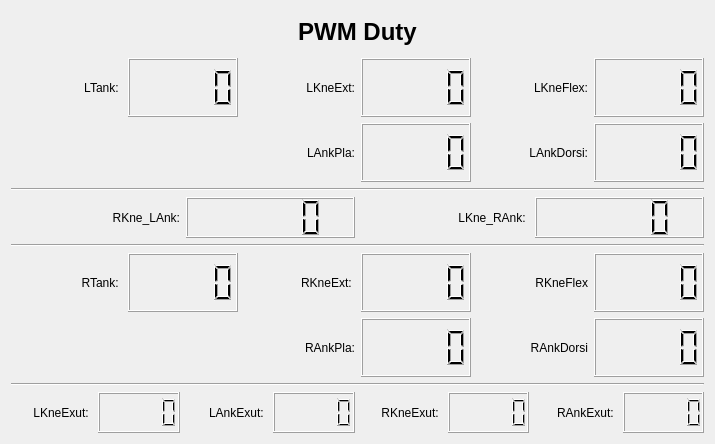
<?xml version="1.0" encoding="UTF-8"?>
<ui version="4.0">
 <class>PWM_Value_window</class>
 <widget class="QWidget" name="PWM_Value_window">
  <property name="geometry">
   <rect>
    <x>0</x>
    <y>0</y>
    <width>715</width>
    <height>444</height>
   </rect>
  </property>
  <property name="windowTitle">
   <string>Form</string>
  </property>
  <layout class="QVBoxLayout" name="verticalLayout" stretch="1,3,0,1,0,3,0,1">
   <item>
    <widget class="QLabel" name="label_16">
     <property name="font">
      <font>
       <pointsize>18</pointsize>
       <weight>75</weight>
       <bold>true</bold>
      </font>
     </property>
     <property name="text">
      <string>PWM Duty</string>
     </property>
     <property name="alignment">
      <set>Qt::AlignCenter</set>
     </property>
    </widget>
   </item>
   <item>
    <layout class="QGridLayout" name="gridLayout">
     <item row="0" column="1">
      <widget class="QLCDNumber" name="lcd_ltank"/>
     </item>
     <item row="0" column="5">
      <widget class="QLCDNumber" name="lcd_lkne_flex"/>
     </item>
     <item row="0" column="0">
      <widget class="QLabel" name="label">
       <property name="text">
        <string>LTank: </string>
       </property>
       <property name="alignment">
        <set>Qt::AlignRight|Qt::AlignTrailing|Qt::AlignVCenter</set>
       </property>
      </widget>
     </item>
     <item row="0" column="3">
      <widget class="QLCDNumber" name="lcd_lkne_ext"/>
     </item>
     <item row="0" column="4">
      <widget class="QLabel" name="label_9">
       <property name="text">
        <string>LKneFlex:</string>
       </property>
       <property name="alignment">
        <set>Qt::AlignRight|Qt::AlignTrailing|Qt::AlignVCenter</set>
       </property>
      </widget>
     </item>
     <item row="0" column="2">
      <widget class="QLabel" name="label_2">
       <property name="text">
        <string>LKneExt:</string>
       </property>
       <property name="alignment">
        <set>Qt::AlignRight|Qt::AlignTrailing|Qt::AlignVCenter</set>
       </property>
      </widget>
     </item>
     <item row="1" column="2">
      <widget class="QLabel" name="label_4">
       <property name="text">
        <string>LAnkPla:</string>
       </property>
       <property name="alignment">
        <set>Qt::AlignRight|Qt::AlignTrailing|Qt::AlignVCenter</set>
       </property>
      </widget>
     </item>
     <item row="1" column="3">
      <widget class="QLCDNumber" name="lcd_lank_pla"/>
     </item>
     <item row="1" column="4">
      <widget class="QLabel" name="label_12">
       <property name="text">
        <string>LAnkDorsi:</string>
       </property>
       <property name="alignment">
        <set>Qt::AlignRight|Qt::AlignTrailing|Qt::AlignVCenter</set>
       </property>
      </widget>
     </item>
     <item row="1" column="5">
      <widget class="QLCDNumber" name="lcd_lank_dor"/>
     </item>
    </layout>
   </item>
   <item>
    <widget class="Line" name="line">
     <property name="orientation">
      <enum>Qt::Horizontal</enum>
     </property>
    </widget>
   </item>
   <item>
    <layout class="QHBoxLayout" name="horizontalLayout_2">
     <item>
      <widget class="QLabel" name="label_13">
       <property name="text">
        <string>RKne_LAnk:</string>
       </property>
       <property name="alignment">
        <set>Qt::AlignRight|Qt::AlignTrailing|Qt::AlignVCenter</set>
       </property>
      </widget>
     </item>
     <item>
      <widget class="QLCDNumber" name="lcd_rkne_lank"/>
     </item>
     <item>
      <widget class="QLabel" name="label_15">
       <property name="text">
        <string>LKne_RAnk: </string>
       </property>
       <property name="alignment">
        <set>Qt::AlignRight|Qt::AlignTrailing|Qt::AlignVCenter</set>
       </property>
      </widget>
     </item>
     <item>
      <widget class="QLCDNumber" name="lcd_lkne_rank"/>
     </item>
    </layout>
   </item>
   <item>
    <widget class="Line" name="line_3">
     <property name="orientation">
      <enum>Qt::Horizontal</enum>
     </property>
    </widget>
   </item>
   <item>
    <layout class="QGridLayout" name="gridLayout_2">
     <item row="0" column="2">
      <widget class="QLabel" name="label_6">
       <property name="text">
        <string>RKneExt: </string>
       </property>
       <property name="alignment">
        <set>Qt::AlignRight|Qt::AlignTrailing|Qt::AlignVCenter</set>
       </property>
      </widget>
     </item>
     <item row="0" column="0">
      <widget class="QLabel" name="label_5">
       <property name="text">
        <string>RTank: </string>
       </property>
       <property name="alignment">
        <set>Qt::AlignRight|Qt::AlignTrailing|Qt::AlignVCenter</set>
       </property>
      </widget>
     </item>
     <item row="0" column="3">
      <widget class="QLCDNumber" name="lcd_rkne_ext"/>
     </item>
     <item row="0" column="5">
      <widget class="QLCDNumber" name="lcd_rkne_flex"/>
     </item>
     <item row="0" column="1">
      <widget class="QLCDNumber" name="lcd_rtank"/>
     </item>
     <item row="0" column="4">
      <widget class="QLabel" name="label_11">
       <property name="text">
        <string>RKneFlex</string>
       </property>
       <property name="alignment">
        <set>Qt::AlignRight|Qt::AlignTrailing|Qt::AlignVCenter</set>
       </property>
      </widget>
     </item>
     <item row="1" column="2">
      <widget class="QLabel" name="label_8">
       <property name="text">
        <string>RAnkPla:</string>
       </property>
       <property name="alignment">
        <set>Qt::AlignRight|Qt::AlignTrailing|Qt::AlignVCenter</set>
       </property>
      </widget>
     </item>
     <item row="1" column="3">
      <widget class="QLCDNumber" name="lcd_rank_pla"/>
     </item>
     <item row="1" column="4">
      <widget class="QLabel" name="label_17">
       <property name="text">
        <string>RAnkDorsi</string>
       </property>
       <property name="alignment">
        <set>Qt::AlignRight|Qt::AlignTrailing|Qt::AlignVCenter</set>
       </property>
      </widget>
     </item>
     <item row="1" column="5">
      <widget class="QLCDNumber" name="lcd_rank_dor"/>
     </item>
    </layout>
   </item>
   <item>
    <widget class="Line" name="line_2">
     <property name="orientation">
      <enum>Qt::Horizontal</enum>
     </property>
    </widget>
   </item>
   <item>
    <layout class="QHBoxLayout" name="horizontalLayout">
     <item>
      <widget class="QLabel" name="label_3">
       <property name="text">
        <string>LKneExut: </string>
       </property>
       <property name="alignment">
        <set>Qt::AlignRight|Qt::AlignTrailing|Qt::AlignVCenter</set>
       </property>
      </widget>
     </item>
     <item>
      <widget class="QLCDNumber" name="lcd_lkne_exut"/>
     </item>
     <item>
      <widget class="QLabel" name="label_10">
       <property name="text">
        <string>LAnkExut: </string>
       </property>
       <property name="alignment">
        <set>Qt::AlignRight|Qt::AlignTrailing|Qt::AlignVCenter</set>
       </property>
      </widget>
     </item>
     <item>
      <widget class="QLCDNumber" name="lcd_lank_exut"/>
     </item>
     <item>
      <widget class="QLabel" name="label_14">
       <property name="text">
        <string>RKneExut: </string>
       </property>
       <property name="alignment">
        <set>Qt::AlignRight|Qt::AlignTrailing|Qt::AlignVCenter</set>
       </property>
      </widget>
     </item>
     <item>
      <widget class="QLCDNumber" name="lcd_rkne_exut"/>
     </item>
     <item>
      <widget class="QLabel" name="label_7">
       <property name="text">
        <string>RAnkExut: </string>
       </property>
       <property name="alignment">
        <set>Qt::AlignRight|Qt::AlignTrailing|Qt::AlignVCenter</set>
       </property>
      </widget>
     </item>
     <item>
      <widget class="QLCDNumber" name="lcd_rank_exut"/>
     </item>
    </layout>
   </item>
  </layout>
 </widget>
 <resources/>
 <connections/>
</ui>
